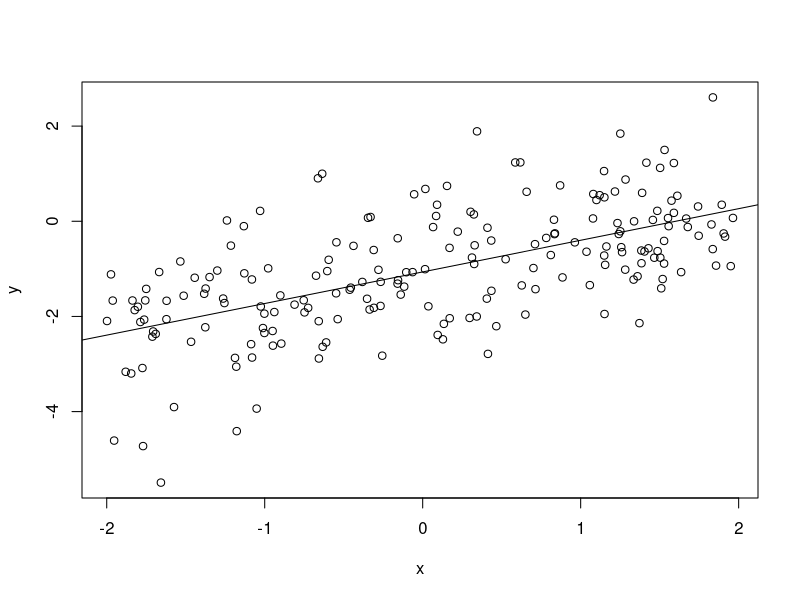
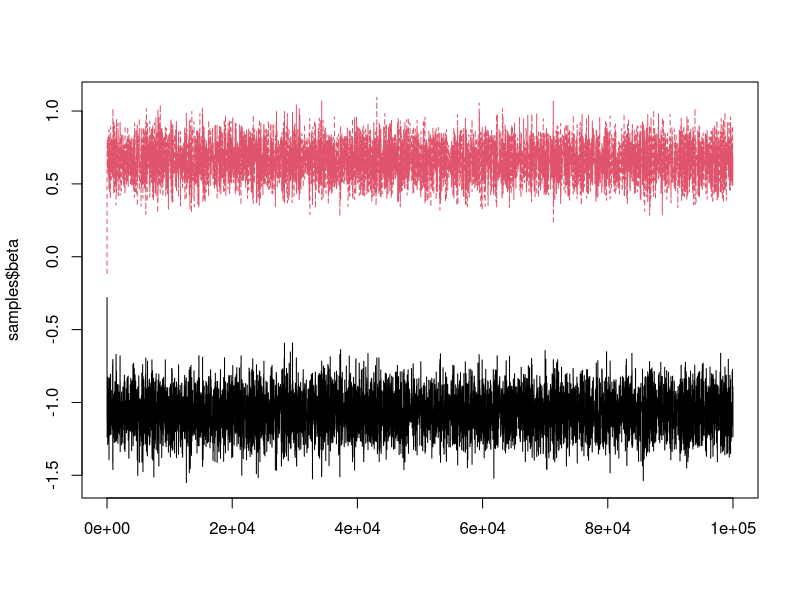
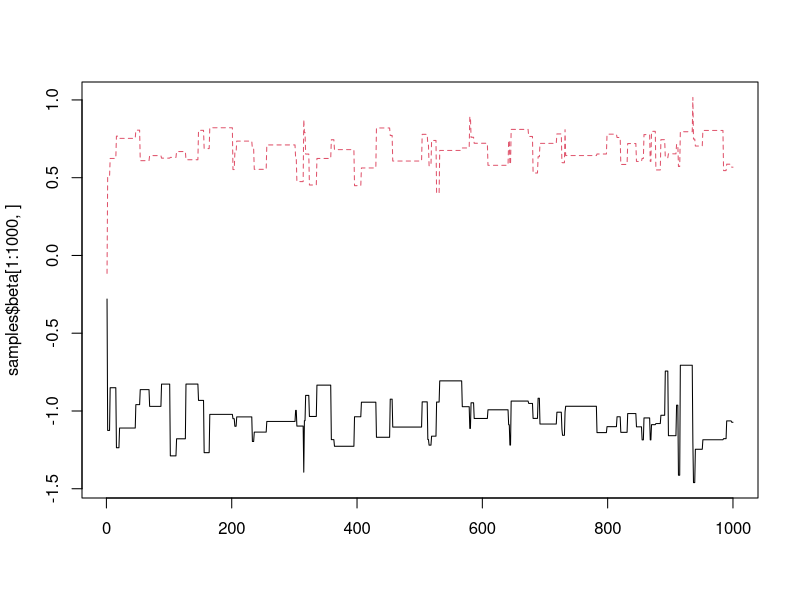
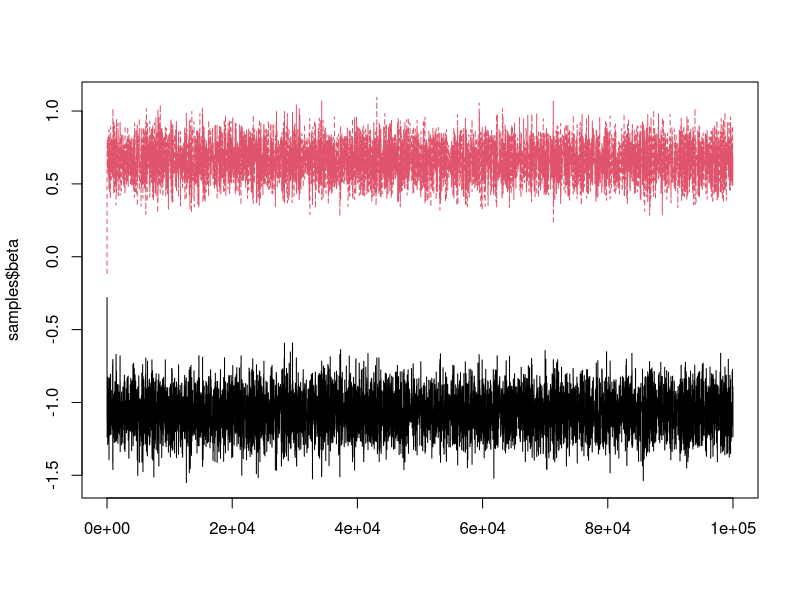
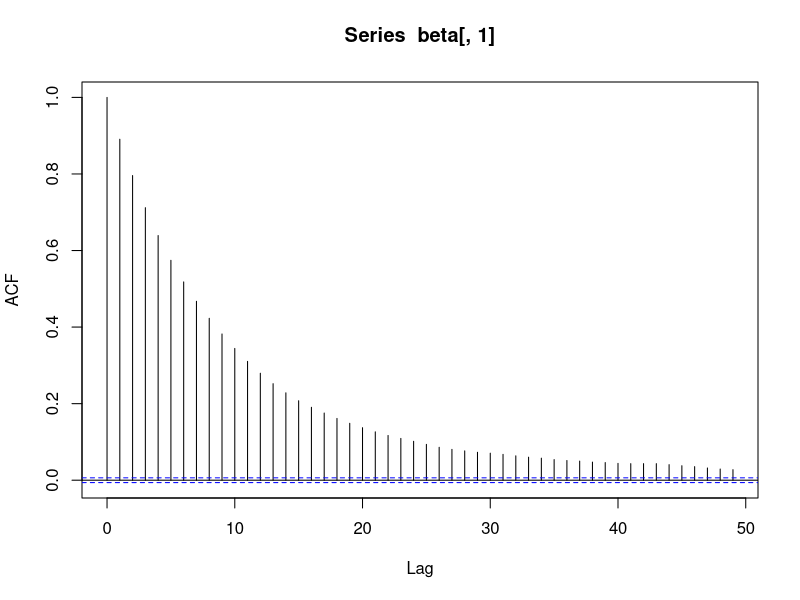
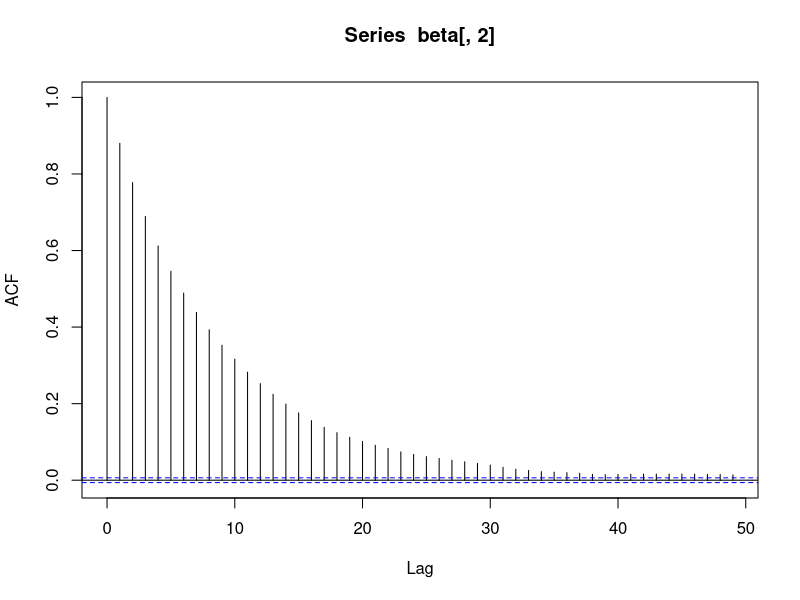
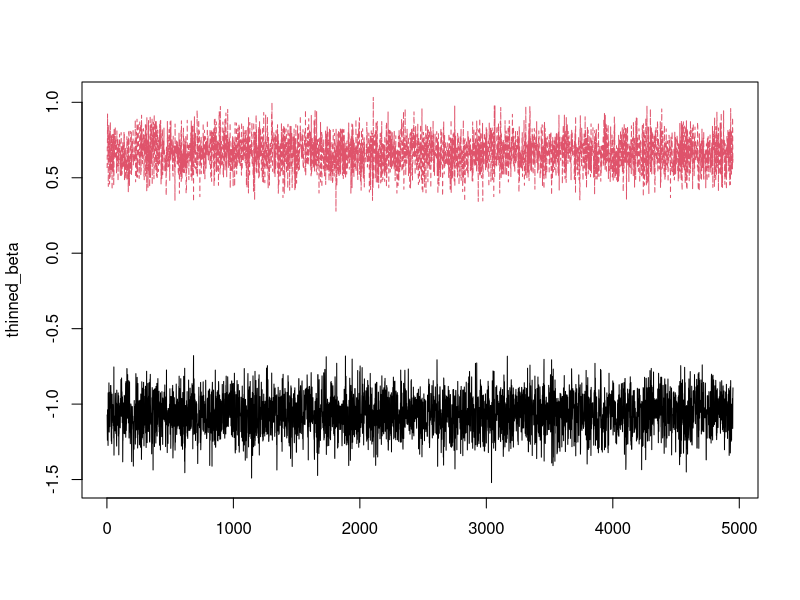
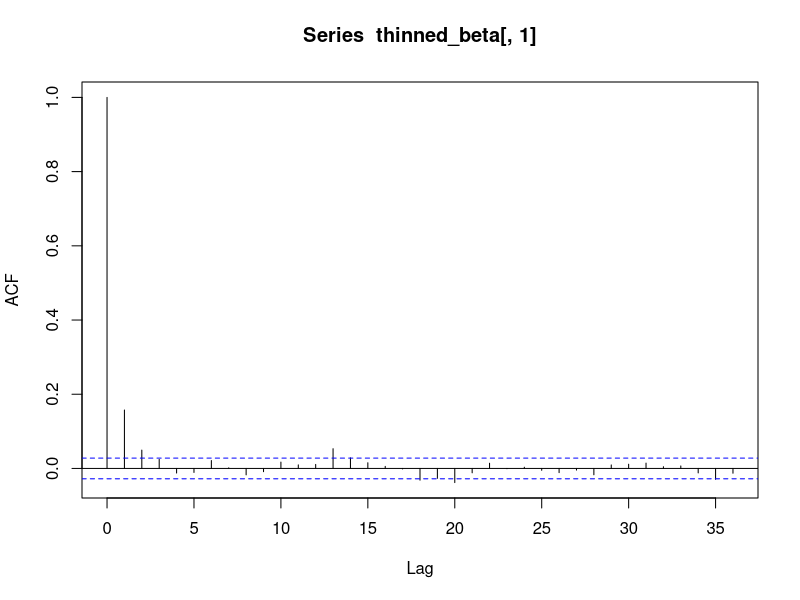

The R script that drew these images, in order:

# setwd("C:/arbeit/talks/Madrid2024/practicals")

# read the data
dat <- read.table("data/linreg.dat", header=TRUE)

# plot and add the regression line from lm
plot(dat$x, dat$y, xlab="x", ylab="y")
abline(lm(y~x, data=dat))

# function for computing the log-posterior
log_posterior <- function(beta, y, x, sigma, prior_mean, prior_sd) {
  # current mean vector of the observation model
  mu <- beta[1] + beta[2] * x
  
  # log-likelihood 
  log_lik <- sum(dnorm(y, mean = mu, sd = sigma, log = TRUE))
  
  # prior (since beta[1] has a constant prior, we only need the prior for beta[2] here)
  log_prior <- dnorm(beta[2], mean = prior_mean, sd = prior_sd, log = TRUE)
  
  # return the (un-normalized) log-posterior
  return(log_lik + log_prior)
}

# function for performing the acceptance step in an MH algorithm
mh_step <- function(beta_proposed, beta_current, y, x, sigma, prior_mean, prior_sd, rw_sd) {
  
  # log-posterior for the proposal and for the current value
  log_prob_proposal <- log_posterior(beta_proposed, y, x, sigma, prior_mean, prior_sd)
  log_prob_current <- log_posterior(beta_current, y, x, sigma, prior_mean, prior_sd)
  
  # log-density of the proposal distribution
  log_prob_backward <- sum(dnorm(beta_current, mean = beta_proposed, sd = rw_sd, log = TRUE))
  log_prob_forward <- sum(dnorm(beta_proposed, mean = beta_current, sd = rw_sd, log = TRUE))
  
  # log-acceptance probability
  log_alpha_star <- log_prob_proposal - log_prob_current + log_prob_backward - log_prob_forward
  log_acceptance_prob <- min(0, log_alpha_star)
  
  # determine acceptance by comparing to a log-uniform
  accept <- log(runif(n = 1)) < log_acceptance_prob
  
  # implement the acceptance step
  if(accept) {
    beta_step <- beta_proposed    
  } else {
    beta_step <- beta_current
  }
  
  # return the new state of the MCMC chain and whether acceptance took place
  return(list(beta = beta_step, accepted = accept))
}

# now put pieces together in an MH algorithm
mh_random_walk <- function(y, x, nsamples, sigma, beta_start, prior_mean, prior_sd, rw_sd) {
  
  # vector and matrix for storing the results
  samples <- matrix(NA_real_, nrow = nsamples, ncol = length(beta_start))
  accepted <- vector(mode = "logical", length = nsamples)
  
  # initialize with the starting values
  beta_current <- beta_start
  
  # perform MCMC iterations
  for (i in seq(nsamples)) {
    # random walk proposal
    beta_proposed <- rnorm(n = 2, mean = beta_current, sd = rw_sd)
    
    # MH step
    step <- mh_step(beta_proposed, beta_current, y, x, sigma, prior_mean, prior_sd, rw_sd)
    
    # update current state and store results
    beta_current <- step$beta
    samples[i,] <- beta_current
    accepted[i] <- step$accepted
  }
  
  # return the MCMC chain and the acceptance states
  return(list(beta = samples, accepted = accepted))
}

# set seed to make results reproducible
set.seed(123)

# call the sampler
samples <- mh_random_walk(
  dat$y,
  dat$x,
  nsamples = 100000,
  sigma = sqrt(3), # this is a parameter of the response distribution; we assume it to be fixed here
  beta_start = c(0, 0),
  prior_mean = 0,
  prior_sd = 10,
  rw_sd = 0.5
)

# acceptance probability
mean(samples$accepted)

# view traceplots
matplot(samples$beta, type = "l")
matplot(samples$beta[1:1000,], type = "l") # view burnin phase

# discard burnin
beta <- samples$beta[-c(1:1000),]
matplot(samples$beta, type = "l")

# auto correlations
acf(beta[,1])
acf(beta[,2])

# apply thinning to reduce autocorrelation
thinned_beta <- beta[seq(1, nrow(beta), by = 20),]
matplot(thinned_beta, type = "l")

# auto correlations
acf(thinned_beta[,1])
acf(thinned_beta[,2])

# estimates
colMeans(thinned_beta)
apply(thinned_beta, 2, sd)

# compare to lm results:
plot(dat$x, dat$y, xlab="x", ylab="y")
abline(lm(y~x, data=dat))
abline(coef=colMeans(thinned_beta), col=2, lty=2)




